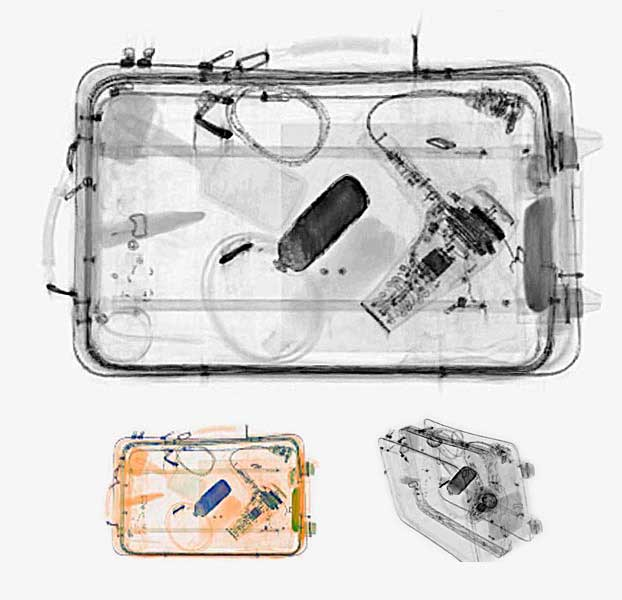
%> input picture añia2.jpg, 622 x 600 px
$ octave cosas.m   (GNU Octave 9; MATLAB toolbox functions it lacks are replaced by stand-ins)
%> lines starting %> are read from the running program, lines starting %| are printed output that depends on the picture
% Cargar la imagen RGB
image = imread('C:\Users\USER 2022\OneDrive\Escritorio\PDI\añia2.jpg');
%> image is the input picture: size 600x622x3 uint8; mean R, G, B 214, 212.5, 211.1

% Verificar el número de bandas en la imagen
[numRows, numCols, numBands] = size(image);
%> numRows = 600; numCols = 622; numBands = 3

% Simular una banda NIR si la imagen no tiene cuatro bandas
if numBands < 8
    NIR_band = 0.299 * double(image(:,:,1)) + 0.587 * double(image(:,:,2)) + 0.114 * double(image(:,:,3));
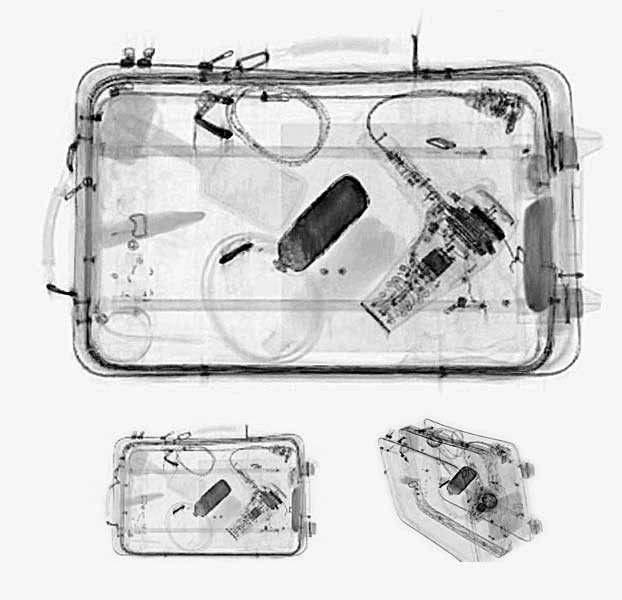
%> NIR_band: size 600x622 double; min 0, max 255, mean 212.8
    NIR_band = uint8(255 * mat2gray(NIR_band)); % Normalizar la banda NIR a 8 bits
%> NIR_band: size 600x622 uint8
    image = cat(3, image, NIR_band);
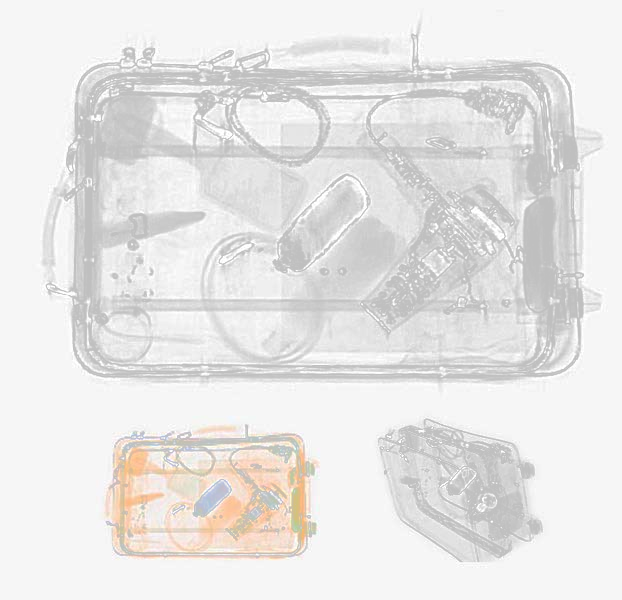
%> image: size 600x622x4 uint8; mean R, G, B, A 214, 212.5, 211.1, 212.8; transparent parts drawn white
end

% Crear una figura con subplots
figure;

% Composición de Color Natural (RGB)
subplot(2, 2, 1);
natural_color = cat(3, image(:,:,1), image(:,:,2), image(:,:,3));
imshow(natural_color);
title('Composición de Color Natural');

% Composición de Color Falso 1 (NIR, Red, Green)
subplot(2, 2, 2);
false_color1 = cat(3, image(:,:,4), image(:,:,1), image(:,:,2)); % NIR -> R, Red -> G, Green -> B
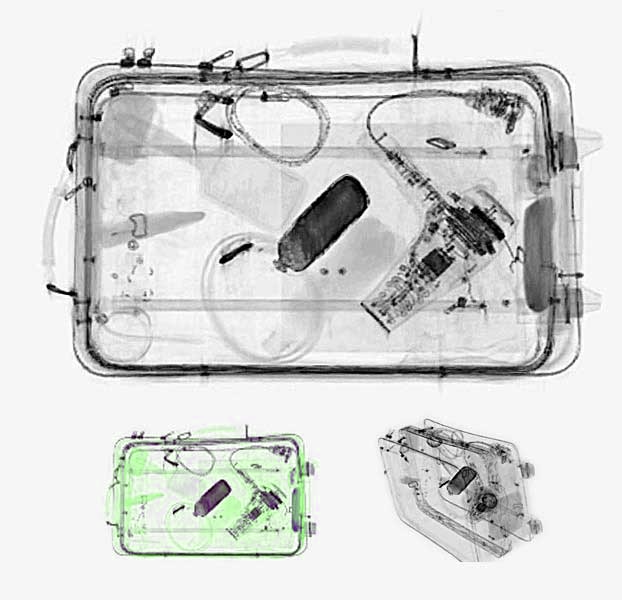
%> false_color1: size 600x622x3 uint8; mean R, G, B 212.8, 214, 212.5
imshow(false_color1);
title('Falso Color (NIR, Red, Green)');

% Composición de Color Falso 2 (NIR, Green, Blue)
subplot(2, 2, 3);
false_color2 = cat(3, image(:,:,4), image(:,:,2), image(:,:,3)); % NIR -> R, Green -> G, Blue -> B
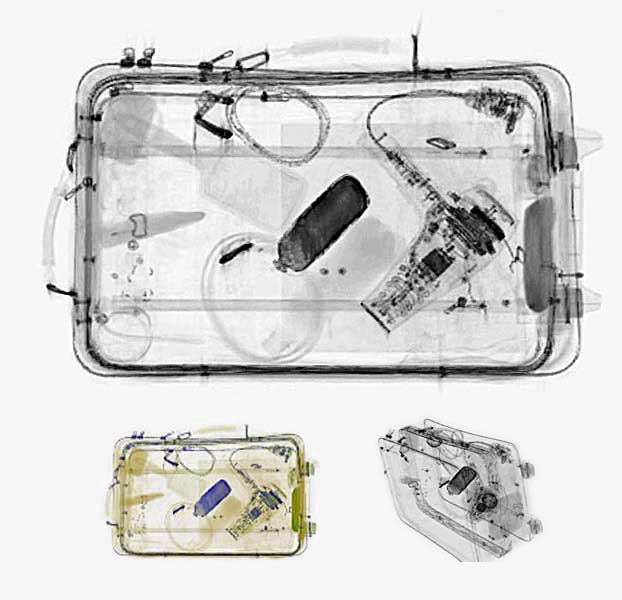
%> false_color2: size 600x622x3 uint8; mean R, G, B 212.8, 212.5, 211.1
imshow(false_color2);
title('Falso Color (NIR, Green, Blue)');

% Composición de Color Falso 3 (Red, NIR, Blue)
subplot(2, 2, 4);
false_color3 = cat(3, image(:,:,1), image(:,:,4), image(:,:,3)); % Red -> R, NIR -> G, Blue -> B
imshow(false_color3);
title('Falso Color (Red, NIR, Blue)');

$ run again, with añia3.jpg copied over añia2.jpg
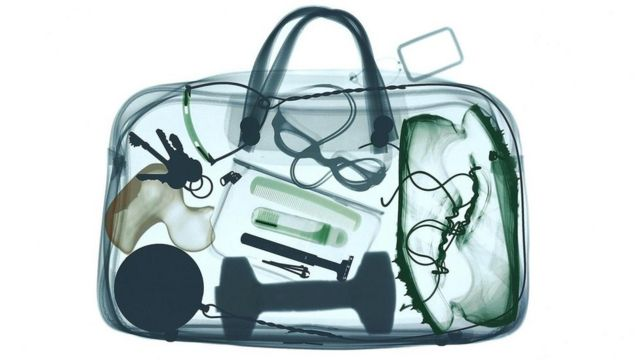
%> input picture añia3.jpg, 640 x 360 px
%> image is the input picture: size 360x640x3 uint8; mean R, G, B 195.8, 207.7, 208.7
%> `image = cat(3, image, NIR_band);`:
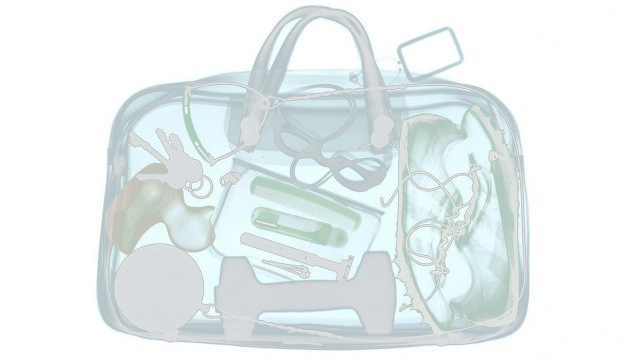
%> image: size 360x640x4 uint8; mean R, G, B, A 195.8, 207.7, 208.7, 202.4; transparent parts drawn white
%> `false_color1 = cat(3, image(:,:,4), image(:,:,1), image(:,:,2));`:
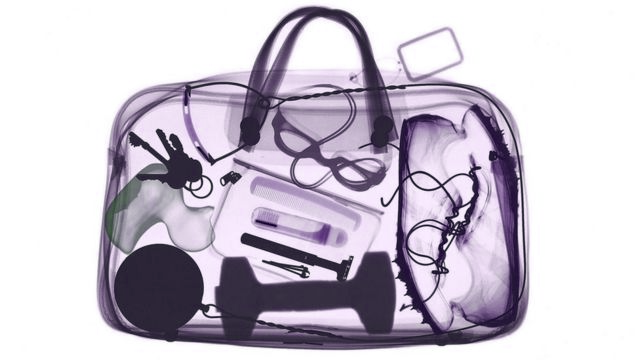
%> false_color1: size 360x640x3 uint8; mean R, G, B 202.4, 195.8, 207.7

$ run again, with añia.jpg copied over añia2.jpg
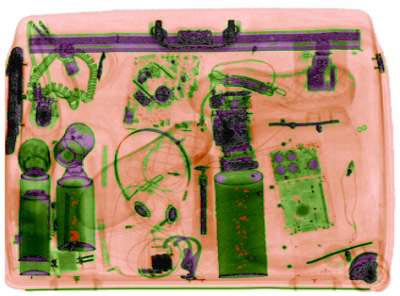
%> input picture añia.jpg, 400 x 296 px
%> image is the input picture: size 296x400x3 uint8; mean R, G, B 173.9, 146.6, 116.1
%> image: size 296x400x4 uint8
%> `false_color2 = cat(3, image(:,:,4), image(:,:,2), image(:,:,3));`:
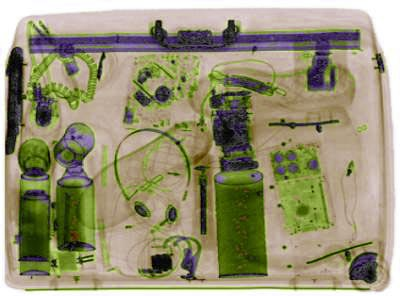
%> false_color2: size 296x400x3 uint8; mean R, G, B 151.3, 146.6, 116.1
%> `false_color3 = cat(3, image(:,:,1), image(:,:,4), image(:,:,3));`:
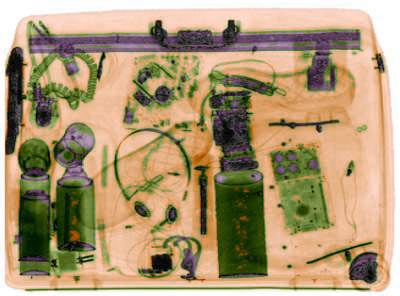
%> false_color3: size 296x400x3 uint8; mean R, G, B 173.9, 151.3, 116.1
